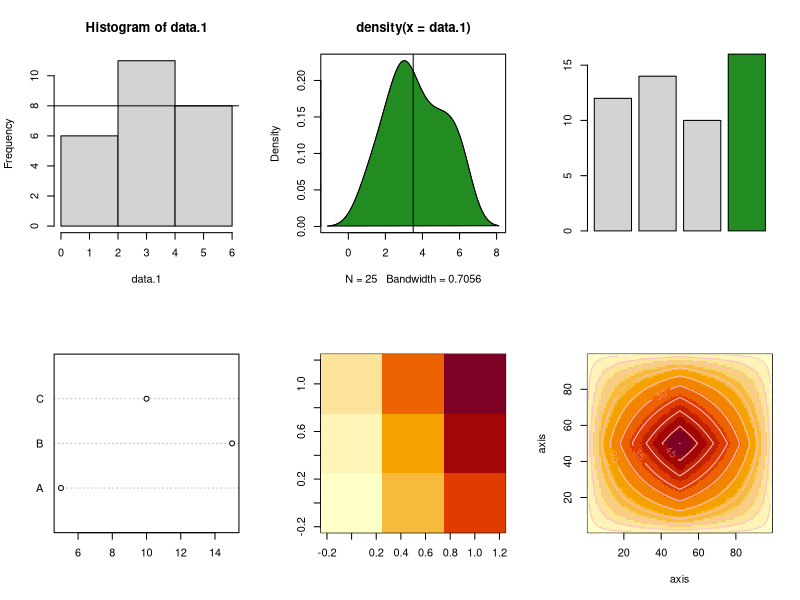

The R script that drew this image:
#Some data for plots
data.1 <- c(1,1,2,2,2,2,3,3,3,3,3,3,3,4,4,4,4,5,5,5,5,6,6,6,6)
data.2 <- c(12,14,10,16)
data.3 <- data.frame(group=c("A","B","C"), value=c(5,15,10))
data.4 <- matrix(c(1,2,3,4,5,6,7,8,9), nrow=3, byrow=TRUE)

#Show 2x2 plots
par(mfrow=c(2,3))

#Histograms
h <- hist(data.1, breaks=c(0,2,4,6))
abline(h=8)

#Density
d <- density(data.1)
plot(d)
polygon(d, col="forestgreen")
abline(v=3.5)

#Barplot
barplot(data.2, col=c("lightgray","lightgray","lightgray","forestgreen"))

#Dot chart
dotchart(data.3$value, labels=data.3$group)

#Image
image(data.4)

#Contour
x <- c(1:49,50,49:1)
values <- outer(sqrt(x), sqrt(x), FUN = '*')
axis <- 1:99
image(axis, axis, values)
contour(axis, axis, values, col = "pink", add=TRUE, method = "edge")